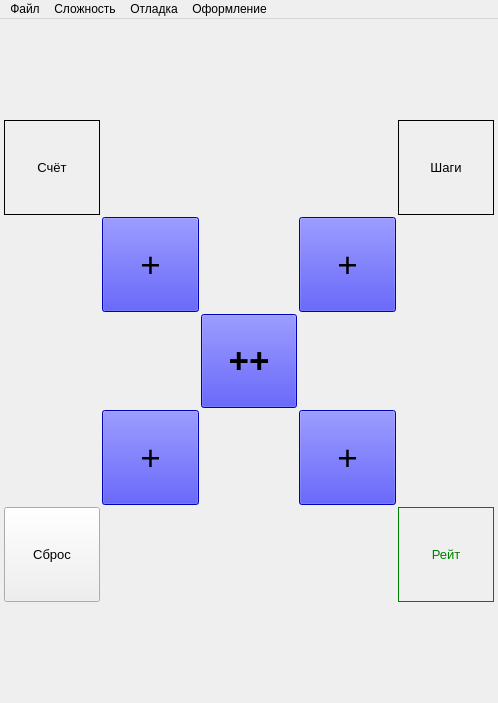
<?xml version="1.0" encoding="UTF-8"?>
<ui version="4.0">
 <class>FMain</class>
 <widget class="QMainWindow" name="FMain">
  <property name="geometry">
   <rect>
    <x>0</x>
    <y>0</y>
    <width>498</width>
    <height>703</height>
   </rect>
  </property>
  <property name="font">
   <font/>
  </property>
  <property name="windowTitle">
   <string>FMain</string>
  </property>
  <widget class="QWidget" name="cw">
   <layout class="QVBoxLayout" name="verticalLayout">
    <property name="spacing">
     <number>2</number>
    </property>
    <property name="leftMargin">
     <number>2</number>
    </property>
    <property name="topMargin">
     <number>2</number>
    </property>
    <property name="rightMargin">
     <number>2</number>
    </property>
    <property name="bottomMargin">
     <number>2</number>
    </property>
    <item>
     <layout class="QGridLayout" name="gl">
      <property name="leftMargin">
       <number>2</number>
      </property>
      <property name="topMargin">
       <number>2</number>
      </property>
      <property name="rightMargin">
       <number>2</number>
      </property>
      <property name="bottomMargin">
       <number>2</number>
      </property>
      <property name="spacing">
       <number>2</number>
      </property>
      <item row="3" column="2">
       <widget class="QPushButton" name="bt33">
        <property name="sizePolicy">
         <sizepolicy hsizetype="Preferred" vsizetype="Preferred">
          <horstretch>0</horstretch>
          <verstretch>0</verstretch>
         </sizepolicy>
        </property>
        <property name="minimumSize">
         <size>
          <width>48</width>
          <height>48</height>
         </size>
        </property>
        <property name="font">
         <font>
          <pointsize>26</pointsize>
          <weight>75</weight>
          <bold>true</bold>
          <underline>false</underline>
          <strikeout>false</strikeout>
         </font>
        </property>
        <property name="styleSheet">
         <string notr="true">background-color: blue;
font-size: 26pt;</string>
        </property>
        <property name="text">
         <string>++</string>
        </property>
       </widget>
      </item>
      <item row="2" column="3">
       <widget class="QPushButton" name="bt44">
        <property name="sizePolicy">
         <sizepolicy hsizetype="Preferred" vsizetype="Preferred">
          <horstretch>0</horstretch>
          <verstretch>0</verstretch>
         </sizepolicy>
        </property>
        <property name="minimumSize">
         <size>
          <width>48</width>
          <height>48</height>
         </size>
        </property>
        <property name="font">
         <font>
          <pointsize>26</pointsize>
          <underline>false</underline>
          <strikeout>false</strikeout>
         </font>
        </property>
        <property name="styleSheet">
         <string notr="true">background-color: blue;
font-size: 26pt;</string>
        </property>
        <property name="text">
         <string>+</string>
        </property>
       </widget>
      </item>
      <item row="3" column="3" colspan="2">
       <widget class="WLine" name="wgRgt" native="true"/>
      </item>
      <item row="4" column="3">
       <widget class="QPushButton" name="bt42">
        <property name="sizePolicy">
         <sizepolicy hsizetype="Preferred" vsizetype="Preferred">
          <horstretch>0</horstretch>
          <verstretch>0</verstretch>
         </sizepolicy>
        </property>
        <property name="minimumSize">
         <size>
          <width>48</width>
          <height>48</height>
         </size>
        </property>
        <property name="font">
         <font>
          <pointsize>26</pointsize>
          <underline>false</underline>
          <strikeout>false</strikeout>
         </font>
        </property>
        <property name="styleSheet">
         <string notr="true">background-color: blue;
font-size: 26pt;</string>
        </property>
        <property name="text">
         <string>+</string>
        </property>
       </widget>
      </item>
      <item row="4" column="2" rowspan="2">
       <widget class="WLine" name="wgBtm" native="true"/>
      </item>
      <item row="4" column="1">
       <widget class="QPushButton" name="bt22">
        <property name="sizePolicy">
         <sizepolicy hsizetype="Preferred" vsizetype="Preferred">
          <horstretch>0</horstretch>
          <verstretch>0</verstretch>
         </sizepolicy>
        </property>
        <property name="minimumSize">
         <size>
          <width>48</width>
          <height>48</height>
         </size>
        </property>
        <property name="font">
         <font>
          <pointsize>26</pointsize>
          <underline>false</underline>
          <strikeout>false</strikeout>
         </font>
        </property>
        <property name="styleSheet">
         <string notr="true">background-color: blue;
font-size: 26pt;</string>
        </property>
        <property name="text">
         <string>+</string>
        </property>
       </widget>
      </item>
      <item row="2" column="1">
       <widget class="QPushButton" name="bt24">
        <property name="sizePolicy">
         <sizepolicy hsizetype="Preferred" vsizetype="Preferred">
          <horstretch>0</horstretch>
          <verstretch>0</verstretch>
         </sizepolicy>
        </property>
        <property name="minimumSize">
         <size>
          <width>48</width>
          <height>48</height>
         </size>
        </property>
        <property name="font">
         <font>
          <pointsize>26</pointsize>
          <underline>false</underline>
          <strikeout>false</strikeout>
         </font>
        </property>
        <property name="styleSheet">
         <string notr="true">background-color: blue;
font-size: 26pt;</string>
        </property>
        <property name="text">
         <string>+</string>
        </property>
       </widget>
      </item>
      <item row="1" column="0">
       <widget class="QLabel" name="lbCnt">
        <property name="minimumSize">
         <size>
          <width>48</width>
          <height>48</height>
         </size>
        </property>
        <property name="font">
         <font>
          <pointsize>10</pointsize>
         </font>
        </property>
        <property name="frameShape">
         <enum>QFrame::Box</enum>
        </property>
        <property name="text">
         <string>Счёт</string>
        </property>
        <property name="alignment">
         <set>Qt::AlignCenter</set>
        </property>
       </widget>
      </item>
      <item row="1" column="4">
       <widget class="QLabel" name="lbStp">
        <property name="minimumSize">
         <size>
          <width>48</width>
          <height>48</height>
         </size>
        </property>
        <property name="font">
         <font>
          <pointsize>10</pointsize>
         </font>
        </property>
        <property name="frameShape">
         <enum>QFrame::Box</enum>
        </property>
        <property name="text">
         <string>Шаги</string>
        </property>
        <property name="alignment">
         <set>Qt::AlignCenter</set>
        </property>
       </widget>
      </item>
      <item row="1" column="2" rowspan="2">
       <widget class="WLine" name="wgTop" native="true"/>
      </item>
      <item row="3" column="0" colspan="2">
       <widget class="WLine" name="wgLft" native="true"/>
      </item>
      <item row="5" column="4">
       <widget class="QLabel" name="lbReit">
        <property name="minimumSize">
         <size>
          <width>48</width>
          <height>48</height>
         </size>
        </property>
        <property name="font">
         <font>
          <pointsize>10</pointsize>
         </font>
        </property>
        <property name="styleSheet">
         <string notr="true">color: green;</string>
        </property>
        <property name="frameShape">
         <enum>QFrame::Box</enum>
        </property>
        <property name="text">
         <string>Рейт</string>
        </property>
        <property name="alignment">
         <set>Qt::AlignCenter</set>
        </property>
       </widget>
      </item>
      <item row="0" column="0" colspan="5">
       <widget class="WChain" name="wgChainTop" native="true">
        <property name="minimumSize">
         <size>
          <width>0</width>
          <height>48</height>
         </size>
        </property>
       </widget>
      </item>
      <item row="5" column="0">
       <widget class="QPushButton" name="btReset">
        <property name="sizePolicy">
         <sizepolicy hsizetype="Preferred" vsizetype="Preferred">
          <horstretch>0</horstretch>
          <verstretch>0</verstretch>
         </sizepolicy>
        </property>
        <property name="minimumSize">
         <size>
          <width>48</width>
          <height>48</height>
         </size>
        </property>
        <property name="font">
         <font>
          <pointsize>10</pointsize>
          <underline>false</underline>
          <strikeout>false</strikeout>
         </font>
        </property>
        <property name="styleSheet">
         <string notr="true"/>
        </property>
        <property name="text">
         <string>Сброс</string>
        </property>
       </widget>
      </item>
      <item row="6" column="0" colspan="5">
       <widget class="WChain" name="wgChainBtm" native="true">
        <property name="minimumSize">
         <size>
          <width>0</width>
          <height>48</height>
         </size>
        </property>
       </widget>
      </item>
     </layout>
    </item>
   </layout>
  </widget>
  <widget class="QMenuBar" name="mm">
   <property name="geometry">
    <rect>
     <x>0</x>
     <y>0</y>
     <width>498</width>
     <height>20</height>
    </rect>
   </property>
   <widget class="QMenu" name="mFile">
    <property name="title">
     <string>Файл</string>
    </property>
    <addaction name="separator"/>
    <addaction name="aExit"/>
   </widget>
   <widget class="QMenu" name="mDifficulity">
    <property name="title">
     <string>Сложность</string>
    </property>
    <addaction name="aEasy"/>
    <addaction name="aStandart"/>
    <addaction name="aHard"/>
   </widget>
   <widget class="QMenu" name="mDebug">
    <property name="title">
     <string>Отладка</string>
    </property>
    <addaction name="separator"/>
    <addaction name="aTest"/>
   </widget>
   <widget class="QMenu" name="mDecor">
    <property name="title">
     <string>Оформление</string>
    </property>
    <addaction name="aBtnClr"/>
    <addaction name="aBtnFnt"/>
    <addaction name="separator"/>
    <addaction name="aPltFnt"/>
    <addaction name="aTskFnt"/>
    <addaction name="aTskClr_pls"/>
    <addaction name="aTskClr_nil"/>
    <addaction name="aTskClr_mns"/>
    <addaction name="separator"/>
    <addaction name="aBackground"/>
    <addaction name="separator"/>
    <addaction name="aBaseFnt"/>
   </widget>
   <addaction name="mFile"/>
   <addaction name="mDifficulity"/>
   <addaction name="mDebug"/>
   <addaction name="mDecor"/>
  </widget>
  <action name="aExit">
   <property name="text">
    <string>Выход</string>
   </property>
  </action>
  <action name="aEasy">
   <property name="text">
    <string>Просто</string>
   </property>
  </action>
  <action name="aStandart">
   <property name="text">
    <string>Стандарт</string>
   </property>
  </action>
  <action name="aHard">
   <property name="text">
    <string>Сложно</string>
   </property>
  </action>
  <action name="aTest">
   <property name="text">
    <string>Проба</string>
   </property>
  </action>
  <action name="aBtnClr">
   <property name="text">
    <string>Цвет кнопок</string>
   </property>
  </action>
  <action name="aBtnFnt">
   <property name="text">
    <string>Шрифт кнопок</string>
   </property>
  </action>
  <action name="aPltFnt">
   <property name="text">
    <string>Шрифт плашек</string>
   </property>
  </action>
  <action name="aTskFnt">
   <property name="text">
    <string>Шрифт задания</string>
   </property>
  </action>
  <action name="aTskClr_pls">
   <property name="text">
    <string>Цвет задания (+)</string>
   </property>
  </action>
  <action name="aTskClr_nil">
   <property name="text">
    <string>Цвет задания (0)</string>
   </property>
  </action>
  <action name="aTskClr_mns">
   <property name="text">
    <string>Цвет задания (-)</string>
   </property>
  </action>
  <action name="aBackground">
   <property name="text">
    <string>Фон</string>
   </property>
  </action>
  <action name="aBaseFnt">
   <property name="text">
    <string>Основной шрифт</string>
   </property>
  </action>
 </widget>
 <layoutdefault spacing="6" margin="11"/>
 <customwidgets>
  <customwidget>
   <class>WLine</class>
   <extends>QWidget</extends>
   <header>WLine.h</header>
   <container>1</container>
  </customwidget>
  <customwidget>
   <class>WChain</class>
   <extends>QWidget</extends>
   <header>WChain.h</header>
   <container>1</container>
  </customwidget>
 </customwidgets>
 <resources/>
 <connections/>
</ui>
